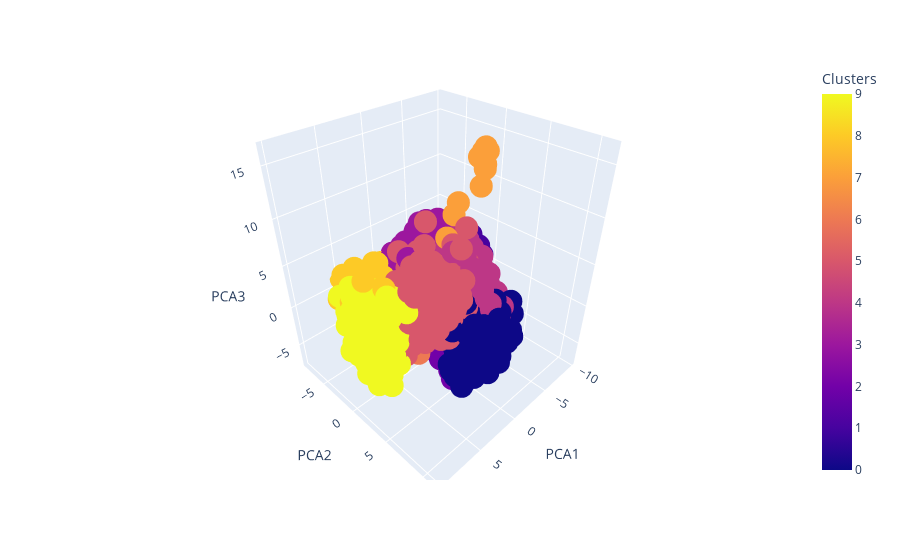

The notebook cell saved with this chart:
### Code cell
import plotly.express as px
fig = px.scatter_3d(df_pca_1, x='PCA1', y='PCA2', z='PCA3', color='Clusters')
fig.show()

### Figure 1 — Plotly figure (JSON) as saved in the notebook; plotly's stock layout.template omitted (floating-point values rounded to 4 significant figures; data arrays with more than 128 entries replaced by an {"elided": "..."} marker saying what was removed)
{"data": [{"hovertemplate": "PCA1=%{x}<br>PCA2=%{y}<br>PCA3=%{z}<br>Clusters=%{marker.color}<extra></extra>", "legendgroup": "", "marker": {"color": {"elided": "5000 int values"}, "coloraxis": "coloraxis", "symbol": "circle"}, "mode": "markers", "name": "", "scene": "scene", "showlegend": false, "type": "scatter3d", "x": {"elided": "5000 float values"}, "y": {"elided": "5000 float values"}, "z": {"elided": "5000 float values"}}], "layout": {"coloraxis": {"colorbar": {"title": {"text": "Clusters"}}, "colorscale": [[0, "#0d0887"], [0.1111, "#46039f"], [0.2222, "#7201a8"], [0.3333, "#9c179e"], [0.4444, "#bd3786"], [0.5556, "#d8576b"], [0.6667, "#ed7953"], [0.7778, "#fb9f3a"], [0.8889, "#fdca26"], [1, "#f0f921"]]}, "legend": {"tracegroupgap": 0}, "margin": {"t": 60}, "scene": {"domain": {"x": [0, 1], "y": [0, 1]}, "xaxis": {"title": {"text": "PCA1"}}, "yaxis": {"title": {"text": "PCA2"}}, "zaxis": {"title": {"text": "PCA3"}}}}}
